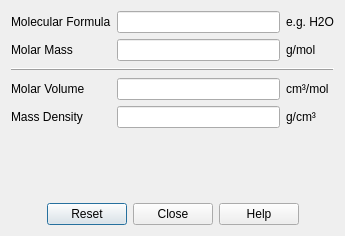
<?xml version="1.0" encoding="UTF-8"?>
<ui version="4.0">
 <class>DensityPanel</class>
 <widget class="QDialog" name="DensityPanel">
  <property name="geometry">
   <rect>
    <x>0</x>
    <y>0</y>
    <width>345</width>
    <height>236</height>
   </rect>
  </property>
  <property name="sizePolicy">
   <sizepolicy hsizetype="Fixed" vsizetype="Fixed">
    <horstretch>0</horstretch>
    <verstretch>0</verstretch>
   </sizepolicy>
  </property>
  <property name="windowTitle">
   <string>Density/Volume Calculator</string>
  </property>
  <property name="windowIcon">
   <iconset>
    <normaloff>:/res/ball.ico</normaloff>:/res/ball.ico</iconset>
  </property>
  <layout class="QGridLayout" name="gridLayout_2">
   <item row="0" column="0">
    <layout class="QGridLayout" name="gridLayout">
     <item row="0" column="0">
      <widget class="QLabel" name="label_1">
       <property name="text">
        <string>Molecular Formula</string>
       </property>
      </widget>
     </item>
     <item row="0" column="1">
      <widget class="QLineEdit" name="editMolecularFormula">
       <property name="minimumSize">
        <size>
         <width>61</width>
         <height>21</height>
        </size>
       </property>
       <property name="baseSize">
        <size>
         <width>61</width>
         <height>21</height>
        </size>
       </property>
      </widget>
     </item>
     <item row="0" column="2">
      <widget class="QLabel" name="label_3">
       <property name="text">
        <string>e.g. H2O</string>
       </property>
      </widget>
     </item>
     <item row="1" column="0">
      <widget class="QLabel" name="label_2">
       <property name="text">
        <string>Molar Mass</string>
       </property>
      </widget>
     </item>
     <item row="1" column="1">
      <widget class="QLineEdit" name="editMolarMass">
       <property name="minimumSize">
        <size>
         <width>61</width>
         <height>21</height>
        </size>
       </property>
       <property name="baseSize">
        <size>
         <width>61</width>
         <height>21</height>
        </size>
       </property>
       <property name="styleSheet">
        <string notr="true"/>
       </property>
       <property name="readOnly">
        <bool>true</bool>
       </property>
      </widget>
     </item>
     <item row="1" column="2">
      <widget class="QLabel" name="label_4">
       <property name="text">
        <string>g/mol</string>
       </property>
      </widget>
     </item>
     <item row="2" column="0" colspan="3">
      <widget class="QFrame" name="frame">
       <property name="minimumSize">
        <size>
         <width>0</width>
         <height>5</height>
        </size>
       </property>
       <property name="frameShape">
        <enum>QFrame::HLine</enum>
       </property>
       <property name="frameShadow">
        <enum>QFrame::Raised</enum>
       </property>
       <property name="lineWidth">
        <number>1</number>
       </property>
       <property name="midLineWidth">
        <number>0</number>
       </property>
      </widget>
     </item>
     <item row="3" column="0">
      <widget class="QLabel" name="label_5">
       <property name="text">
        <string>Molar Volume</string>
       </property>
      </widget>
     </item>
     <item row="3" column="1">
      <widget class="QLineEdit" name="editMolarVolume">
       <property name="minimumSize">
        <size>
         <width>61</width>
         <height>21</height>
        </size>
       </property>
       <property name="baseSize">
        <size>
         <width>61</width>
         <height>21</height>
        </size>
       </property>
      </widget>
     </item>
     <item row="3" column="2">
      <widget class="QLabel" name="label_6">
       <property name="text">
        <string>cm³/mol</string>
       </property>
      </widget>
     </item>
     <item row="4" column="0">
      <widget class="QLabel" name="label_7">
       <property name="text">
        <string>Mass Density</string>
       </property>
      </widget>
     </item>
     <item row="4" column="1">
      <widget class="QLineEdit" name="editMassDensity">
       <property name="minimumSize">
        <size>
         <width>61</width>
         <height>21</height>
        </size>
       </property>
       <property name="baseSize">
        <size>
         <width>61</width>
         <height>21</height>
        </size>
       </property>
      </widget>
     </item>
     <item row="4" column="2">
      <widget class="QLabel" name="label_8">
       <property name="text">
        <string>g/cm³</string>
       </property>
      </widget>
     </item>
    </layout>
   </item>
   <item row="1" column="0">
    <spacer name="verticalSpacer">
     <property name="orientation">
      <enum>Qt::Vertical</enum>
     </property>
     <property name="sizeType">
      <enum>QSizePolicy::Expanding</enum>
     </property>
     <property name="sizeHint" stdset="0">
      <size>
       <width>20</width>
       <height>40</height>
      </size>
     </property>
    </spacer>
   </item>
   <item row="2" column="0">
    <widget class="QDialogButtonBox" name="buttonBox">
     <property name="sizePolicy">
      <sizepolicy hsizetype="MinimumExpanding" vsizetype="Fixed">
       <horstretch>0</horstretch>
       <verstretch>0</verstretch>
      </sizepolicy>
     </property>
     <property name="orientation">
      <enum>Qt::Horizontal</enum>
     </property>
     <property name="standardButtons">
      <set>QDialogButtonBox::Close|QDialogButtonBox::Help|QDialogButtonBox::Reset</set>
     </property>
     <property name="centerButtons">
      <bool>true</bool>
     </property>
    </widget>
   </item>
  </layout>
 </widget>
 <tabstops>
  <tabstop>editMolecularFormula</tabstop>
  <tabstop>editMolarMass</tabstop>
  <tabstop>editMolarVolume</tabstop>
  <tabstop>editMassDensity</tabstop>
  <tabstop>buttonBox</tabstop>
 </tabstops>
 <resources/>
 <connections>
  <connection>
   <sender>buttonBox</sender>
   <signal>accepted()</signal>
   <receiver>DensityPanel</receiver>
   <slot>accept()</slot>
   <hints>
    <hint type="sourcelabel">
     <x>248</x>
     <y>254</y>
    </hint>
    <hint type="destinationlabel">
     <x>157</x>
     <y>274</y>
    </hint>
   </hints>
  </connection>
  <connection>
   <sender>buttonBox</sender>
   <signal>rejected()</signal>
   <receiver>DensityPanel</receiver>
   <slot>reject()</slot>
   <hints>
    <hint type="sourcelabel">
     <x>316</x>
     <y>260</y>
    </hint>
    <hint type="destinationlabel">
     <x>286</x>
     <y>274</y>
    </hint>
   </hints>
  </connection>
 </connections>
</ui>
